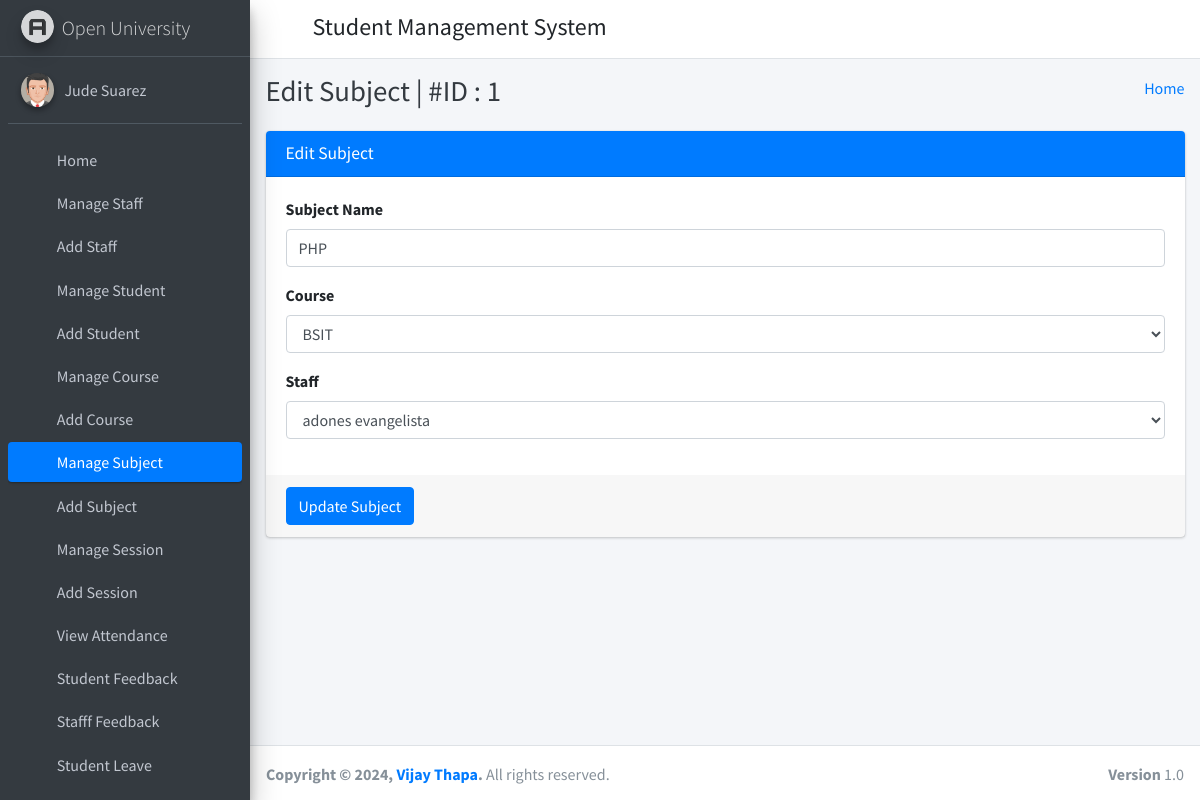
The page /edit_subject/1/ (signed in) on the database its author committed.
### student_management_app/models.py (models this page shows)
class CustomUser(AbstractUser):
    user_type_data = ((1, "HOD"), (2, "Staff"), (3, "Student"))
    user_type = models.CharField(default=1, choices=user_type_data, max_length=10)

class Subjects(models.Model):
    id =models.AutoField(primary_key=True)
    subject_name = models.CharField(max_length=255)
    course_id = models.ForeignKey(Courses, on_delete=models.CASCADE, default=1) #need to give defauult course
    staff_id = models.ForeignKey(CustomUser, on_delete=models.CASCADE)
    created_at = models.DateTimeField(auto_now_add=True)
    updated_at = models.DateTimeField(auto_now=True)
    objects = models.Manager()

class Courses(models.Model):
    id = models.AutoField(primary_key=True)
    course_name = models.CharField(max_length=255)
    created_at = models.DateTimeField(auto_now_add=True)
    updated_at = models.DateTimeField(auto_now=True)
    objects = models.Manager()

### student_management_app/HodViews.py (the view)
# urls.py: path('edit_subject/<subject_id>/', HodViews.edit_subject, name="edit_subject"),
def edit_subject(request, subject_id):
    subject = Subjects.objects.get(id=subject_id)
    courses = Courses.objects.all()
    staffs = CustomUser.objects.filter(user_type='2')
    context = {
        "subject": subject,
        "courses": courses,
        "staffs": staffs,
        "id": subject_id
    }
    return render(request, 'hod_template/edit_subject_template.html', context)

### student_management_app/LoginCheckMiddleWare.py (called while the page is built, shortened)
    def process_view(self, request, view_func, view_args, view_kwargs):
        modulename = view_func.__module__
        user = request.user
        if user.is_authenticated:
            if user.user_type == "1":
                if modulename == "student_management_app.HodViews":
                    pass
                elif modulename == "student_management_app.views" or modulename == "django.views.static":
                    pass
                else:
                    return redirect("admin_home")
            else:
                return redirect("login")
        else:
            if request.path == reverse("login") or request.path == reverse("doLogin"):
                pass
            else:
                return redirect("login")

### student_management_app/templates/hod_template/edit_subject_template.html (shortened to what this page needs)
{% extends 'hod_template/base_template.html' %}
{% block page_title %}
    Edit Subject | #ID : {{ subject.id }}
{% endblock page_title %}
{% block main_content %}
{% load static %}
<section class="content">
        <div class="container-fluid">
            <div class="row">
                <div class="col-md-12">
                    <div class="card card-primary">
                    <div class="card-header">
                        <h3 class="card-title">Edit Subject</h3>
                    </div>
                    <form role="form" method="POST" action="{% url 'edit_subject_save' %}">
                        <div class="card-body">
                            <div class="form-group">
                                <label>Subject Name </label>
                                <input type="text" class="form-control" name="subject" value="{{ subject.subject_name }}">
                            </div>
                            <div class="form-group">
                                <label>Course </label>
                                <select class="form-control" name="course">
                                    {% for course in courses %}
                                        <option value="{{ course.id }}" {% if course.id == subject.course_id.id %} selected {% endif %}>{{ course.course_name }}</option>
                                    {% endfor %}
                                </select>
                            </div>
                            <div class="form-group">
                                <label>Staff </label>
                                <select class="form-control" name="staff">
                                    {% for staff in staffs %}
                                        <option value="{{ staff.id }}" {% if staff.id == subject.staff_id.id %} selected {% endif %}>{{ staff.first_name }} {{ staff.last_name }}</option>
                                    {% endfor %}
                                </select>
                            </div>
                        </div>
                        <div class="card-footer">
                        <button type="submit" class="btn btn-primary">Update Subject</button>
                        </div>
                    </form>
                    </div>
                </div>
            </div>
        </div>
      </section>
  {% endblock main_content %}

### student_management_app/templates/hod_template/sidebar_template.html (shortened to what this page needs)
{% load static %}
<aside class="main-sidebar sidebar-dark-primary elevation-4">
      <a href="{% url 'admin_home' %}" class="brand-link">
        <img src="{% static 'dist/img/AdminLTELogo.png' %}" alt="AdminLTE Logo" class="brand-image img-circle elevation-3"
            style="opacity: .8">
        <span class="brand-text font-weight-light">Open University</span>
      </a>
      <div class="sidebar">
        <div class="user-panel mt-3 pb-3 mb-3 d-flex">
          <div class="image">
            <img src="{% static 'dist/img/user2-160x160.jpg' %}" class="img-circle elevation-2" alt="User Image">
          </div>
          <div class="info">
            <a href="{% url 'admin_profile' %}" class="d-block">{{ user.first_name }} {{ user.last_name }}</a>
          </div>
        </div>
        <nav class="mt-2">
          <ul class="nav nav-pills nav-sidebar flex-column" data-widget="treeview" role="menu" data-accordion="false">
            <li class="nav-item">
              {% url 'admin_home' as admin_home %}
              <a href="{{ admin_home }}" class="nav-link {% if request.path == admin_home %} active {% endif %}">
                <i class="nav-icon fas fa-tachometer-alt"></i>
                <p>
                  Home
                </p>
              </a>
            </li>
            <li class="nav-item">
              {% url 'manage_staff' as manage_staff %}
              {% url 'edit_staff' staff_id=id as edit_staff %}
              <a href="{{ manage_staff }}" class="nav-link {% if request.path == manage_staff %} active {% endif %} {% if request.path == edit_staff %} active {% endif %}">
                <i class="nav-icon fas fa-chalkboard-teacher"></i>
                <p>
                  Manage Staff
                </p>
              </a>
            </li>
            <li class="nav-item">
              {% url 'add_staff' as add_staff %}
              <a href="{{ add_staff }}" class="nav-link {% if request.path == add_staff %} active {% endif %}">
                <i class="nav-icon fas fa-th"></i>
                <p>
                  Add Staff
                </p>
              </a>
            </li>
            <li class="nav-item">
              {% url 'manage_student' as manage_student %}
              {% url 'edit_student' student_id=id as edit_student %}
              <a href="{{ manage_student }}" class="nav-link {% if request.path == manage_student %} active {% endif %} {% if request.path == edit_student %} active {% endif %}">
                <i class="nav-icon fas fa-user-graduate"></i>
                <p>
                  Manage Student
                </p>
              </a>
            </li>
            <li class="nav-item">
              {% url 'add_student' as add_student %}
              <a href="{{ add_student }}" class="nav-link {% if request.path == add_student %} active {% endif %}">
                <i class="nav-icon fas fa-th"></i>
                <p>
                  Add Student
                </p>
              </a>
            </li>
            <li class="nav-item">
              {% url 'manage_course' as manage_course %}
              {% url 'edit_course' course_id=id as edit_course %}
              <a href="{{ manage_course }}" class="nav-link {% if request.path == manage_course %} active {% endif %} {% if request.path == edit_course %} active {% endif %}">
                <i class="nav-icon fas fa-chalkboard"></i>
                <p>
                  Manage Course
                </p>
              </a>
            </li>
            <li class="nav-item">
            {% url 'add_course' as add_course %}
              <a href="{{ add_course }}" class="nav-link {% if request.path == add_course %} active {% endif %}">
                <i class="nav-icon fas fa-th"></i>
                <p>
                  Add Course
                </p>
              </a>
            </li>
            <li class="nav-item">
              {% url 'manage_subject' as manage_subject %}
              {% url 'edit_subject' subject_id=id as edit_subject %}
              <a href="{{ manage_subject }}" class="nav-link {% if request.path == manage_subject %} active {% endif %} {% if request.path == edit_subject %} active {% endif %}">
                <i class="nav-icon fas fa-book"></i>
                <p>
                  Manage Subject
                </p>
              </a>
            </li>
            <li class="nav-item">
              {% url 'add_subject' as add_subject %}
              <a href="{{ add_subject }}" class="nav-link {% if request.path == add_subject %} active {% endif %}">
                <i class="nav-icon fas fa-th"></i>
                <p>
                  Add Subject
                </p>
              </a>
            </li>
            <li class="nav-item">
              {% url 'manage_session' as manage_session %}
              {% url 'edit_session' session_id=id as edit_session %}
              <a href="{{ manage_session }}" class="nav-link {% if request.path == manage_session %} active {% endif %} {% if request.path == edit_session %} active {% endif %}">
                <i class="nav-icon fas fa-graduation-cap"></i>
                <p>
                  Manage Session
                </p>
              </a>
            </li>
            <li class="nav-item">
              {% url 'add_session' as add_session %}
              <a href="{{ add_session }}" class="nav-link {% if request.path == add_session %} active {% endif %}">
                <i class="nav-icon fas fa-th"></i>
                <p>
                  Add Session
                </p>
              </a>
            </li>
            <li class="nav-item">
              {% url 'admin_view_attendance' as admin_view_attendance %}
              <a href="{{ admin_view_attendance }}" class="nav-link {% if request.path == admin_view_attendance %} active {% endif %}">
                <i class="nav-icon fas fa-calendar-alt"></i>
                <p>
                  View Attendance
                </p>
              </a>
            </li>
            <li class="nav-item">
              {% url 'student_feedback_message' as student_feedback_message %}
              <a href="{{ student_feedback_message }}" class="nav-link {% if request.path == student_feedback_message %} active {% endif %}">
                <i class="nav-icon fas fa-th"></i>
                <p>
                  Student Feedback
                </p>
              </a>
            </li>
            <li class="nav-item">
              {% url 'staff_feedback_message' as staff_feedback_message %}
              <a href="{{ staff_feedback_message }}" class="nav-link {% if request.path == staff_feedback_message %} active {% endif %}">
                <i class="nav-icon fas fa-th"></i>
                <p>
                  Stafff Feedback
                </p>
              </a>
            </li>
            <li class="nav-item">
              {% url 'student_leave_view' as student_leave_view %}
              <a href="{{ student_leave_view }}" class="nav-link {% if request.path == student_leave_view %} active {% endif %}">
                <i class="nav-icon fas fa-th"></i>
                <p>
                  Student Leave
                </p>
              </a>
            </li>
            <li class="nav-item">
              {% url 'staff_leave_view' as staff_leave_view %}
              <a href="{{ staff_leave_view }}" class="nav-link {% if request.path == staff_leave_view %} active {% endif %}">
                <p>
                </p>
              </a>
            </li>
          </ul>
        </nav>
      </div>
    </aside>

### rows shown on the page
CustomUser: first_name "Jude", last_name "Suarez"
Subjects: id "1", subject "PHP", course "BSIT", staff "adones evangelista"
